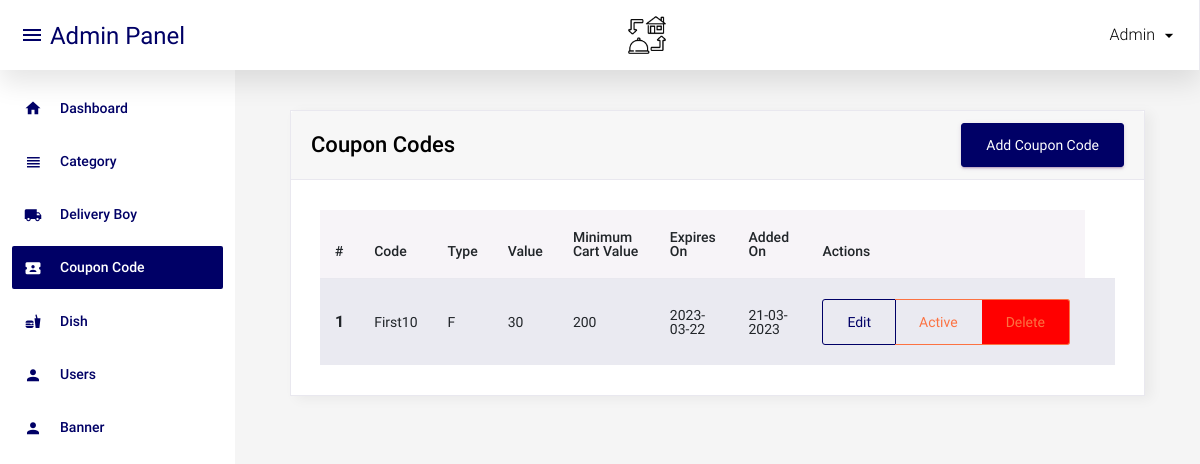
The app's page /admin/coupon_code.php (signed in) with its own data.
### tables this page shows
CREATE TABLE `coupon_code` (
  `id` int(11) NOT NULL,
  `coupon_code` varchar(20) NOT NULL,
  `coupon_type` enum('P','F') NOT NULL,
  `coupon_value` int(11) NOT NULL,
  `cart_min_value` int(11) NOT NULL,
  `expired_on` date NOT NULL,
  `status` int(11) NOT NULL,
  `added_on` datetime NOT NULL
);

### admin/coupon_code.php (the view, shortened to what this page needs)
<?php
include('top.php');
$sql="select * from coupon_code order by id desc";
$res=mysqli_query($con,$sql);
?>
<div class="container">
	<div class="row">
		<div class="col-12">
  <div class="card">
  <div class="card-header d-flex justify-content-between align-items-center">
    <h1 class="h4 m-0">Coupon Codes</h1>
    <a href="manage_coupon_code.php" class="btn btn-primary">Add Coupon Code</a>
  </div>
  <div class="card-body">
    <div class="table-responsive">
      <table class="table table-striped">
        <thead>
          <tr>
            <th scope="col">#</th>
            <th scope="col">Code</th>
            <th scope="col">Type</th>
			<th scope="col">Value</th>
            <th scope="col">Minimum Cart Value</th>
            <th scope="col">Expires On</th>
            <th scope="col">Added On</th>
			<th scope="col" style="white-space: nowrap;">Actions</th>
          </tr>
        </thead>
        <tbody>
          <?php if(mysqli_num_rows($res)>0){
            $i=1;
            while($row=mysqli_fetch_assoc($res)){
          ?>
          <tr>
            <th scope="row"><?php echo $i?></th>
            <td><?php echo $row['coupon_code']?><br/>
			<td><?php echo $row['coupon_type']?></td>
            <td><?php echo $row['coupon_value']?></td>
            <td><?php echo $row['cart_min_value']?></td>
            <td>
              <?php
              if($row['expired_on']=='0000-00-00'){
              }else{
                echo $row['expired_on'];
              }
              ?>
            </td>
            <td>
              <?php
              $dateStr=strtotime($row['added_on']);
              echo date('d-m-Y',$dateStr);
              ?>
            </td>
			<td>
			<div class="btn-group" role="group">
			  <a href="manage_coupon_code.php?id=<?php echo $row['id']?>" class="btn btn-outline-primary"><i class="bi bi-pencil"></i> Edit</a>
			  <?php if($row['status']==1){ ?>
				<a href="?id=<?php echo $row['id']?>&type=deactive" class="btn btn-outline-danger"><i class="bi bi-eye-slash"></i> Active</a>
			  <?php } else { ?>
				<a href="?id=<?php echo $row['id']?>&type=active" class="btn btn-outline-success"><i class="bi bi-eye"></i> Deactive</a>
			  <?php } ?>
			  <a href="?id=<?php echo $row['id']?>&type=delete" class="btn btn-outline-danger delete_red"><i class="bi bi-trash"></i> Delete</a>
			</div>
			</td>
			<td colspan="1"></td>
          </tr>
          <?php
            $i++;
            }
          } else { ?>
          <tr>
            <td colspan="8">No data found</td>
          </tr>
          <?php } ?>
        </tbody>
      </table>
    </div>
  </div>
</div>
</div>
</div>
</div>
<?php include('footer.php');?>

### records on screen
coupon_code: coupon_code "First10", coupon_type "F", coupon_value "30", cart_min_value "200", expired_on "2023-03-22", added_on "21-03-2023"
